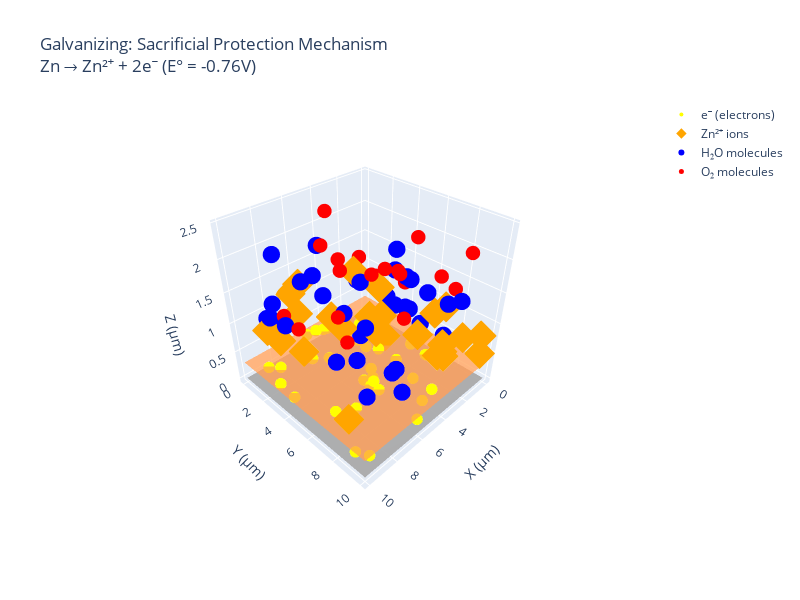
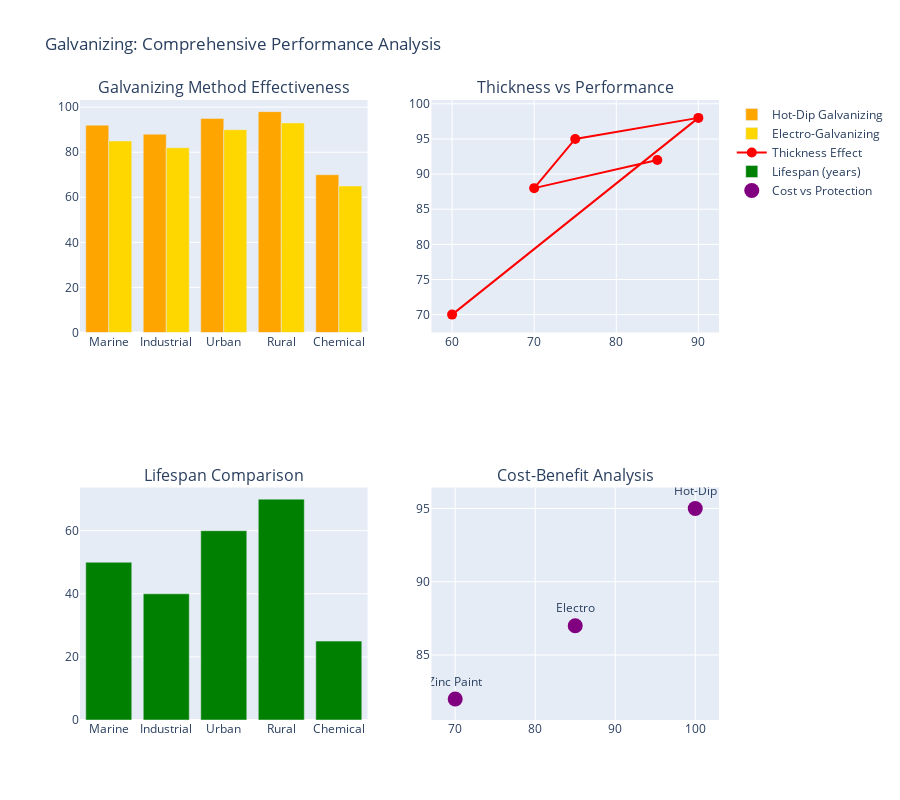
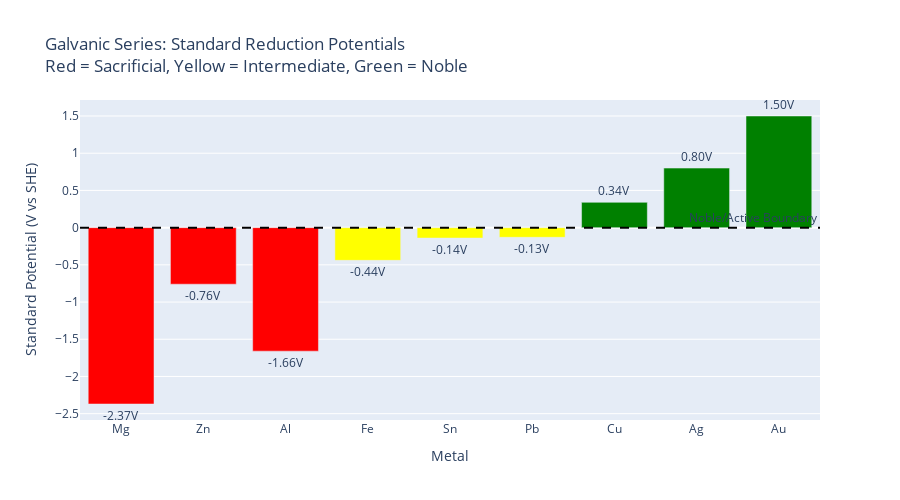

The notebook cell saved with these charts, in order:
### Code cell
# Cell 2: Galvanizing with Sacrificial Metals
import numpy as np
import matplotlib.pyplot as plt
import plotly.graph_objects as go
from plotly.subplots import make_subplots
import pandas as pd

# Galvanizing 3D Visualization
def create_galvanizing_3d():
    fig = go.Figure()
    
    # Steel substrate
    x_steel = np.linspace(0, 10, 15)
    y_steel = np.linspace(0, 10, 15)
    X_steel, Y_steel = np.meshgrid(x_steel, y_steel)
    Z_steel = np.zeros_like(X_steel)
    
    # Zinc coating layer
    Z_zinc = np.ones_like(X_steel) * 0.3
    
    # Add steel substrate
    fig.add_trace(go.Surface(
        x=X_steel, y=Y_steel, z=Z_steel,
        colorscale='greys', name='Steel Substrate',
        showscale=False, opacity=0.9
    ))
    
    # Add zinc coating
    fig.add_trace(go.Surface(
        x=X_steel, y=Y_steel, z=Z_zinc,
        colorscale='YlOrRd', name='Zinc Coating',
        showscale=False, opacity=0.7
    ))
    
    # Add electrons flowing from zinc to steel (sacrificial protection)
    n_electrons = 40
    electron_x = np.random.uniform(0, 10, n_electrons)
    electron_y = np.random.uniform(0, 10, n_electrons)
    electron_z = np.random.uniform(0.1, 0.4, n_electrons)
    
    fig.add_trace(go.Scatter3d(
        x=electron_x, y=electron_y, z=electron_z,
        mode='markers',
        marker=dict(size=4, color='yellow', symbol='circle'),
        name='e⁻ (electrons)'
    ))
    
    # Add Zn2+ ions (corrosion products)
    n_zn_ions = 25
    zn_x = np.random.uniform(0, 10, n_zn_ions)
    zn_y = np.random.uniform(0, 10, n_zn_ions)
    zn_z = np.random.uniform(0.4, 1.5, n_zn_ions)
    
    fig.add_trace(go.Scatter3d(
        x=zn_x, y=zn_y, z=zn_z,
        mode='markers',
        marker=dict(size=8, color='orange', symbol='diamond'),
        name='Zn²⁺ ions'
    ))
    
    # Add water molecules
    n_water = 35
    water_x = np.random.uniform(0, 10, n_water)
    water_y = np.random.uniform(0, 10, n_water)
    water_z = np.random.uniform(0.5, 2, n_water)
    
    fig.add_trace(go.Scatter3d(
        x=water_x, y=water_y, z=water_z,
        mode='markers',
        marker=dict(size=6, color='blue', symbol='circle'),
        name='H₂O molecules'
    ))
    
    # Add oxygen molecules
    n_oxygen = 20
    oxygen_x = np.random.uniform(0, 10, n_oxygen)
    oxygen_y = np.random.uniform(0, 10, n_oxygen)
    oxygen_z = np.random.uniform(1, 2.5, n_oxygen)
    
    fig.add_trace(go.Scatter3d(
        x=oxygen_x, y=oxygen_y, z=oxygen_z,
        mode='markers',
        marker=dict(size=5, color='red', symbol='circle'),
        name='O₂ molecules'
    ))
    
    fig.update_layout(
        title='Galvanizing: Sacrificial Protection Mechanism<br>Zn → Zn²⁺ + 2e⁻ (E° = -0.76V)',
        scene=dict(
            xaxis_title='X (μm)',
            yaxis_title='Y (μm)',
            zaxis_title='Z (μm)',
            camera=dict(eye=dict(x=1.5, y=1.5, z=1.5))
        ),
        width=800, height=600
    )
    
    return fig

# Galvanizing Effectiveness Data
galvanizing_data = {
    'Environment': ['Marine', 'Industrial', 'Urban', 'Rural', 'Chemical'],
    'Hot_Dip_Galvanizing': [92, 88, 95, 98, 70],  # % protection
    'Electro_Galvanizing': [85, 82, 90, 93, 65],
    'Zinc_Rich_Paint': [80, 78, 88, 90, 60],
    'Lifespan_Years': [50, 40, 60, 70, 25],
    'Coating_Thickness_microns': [85, 70, 75, 90, 60]
}

def plot_galvanizing_effectiveness():
    df = pd.DataFrame(galvanizing_data)
    
    fig = make_subplots(
        rows=2, cols=2,
        subplot_titles=('Galvanizing Method Effectiveness', 
                       'Thickness vs Performance',
                       'Lifespan Comparison',
                       'Cost-Benefit Analysis'),
        specs=[[{"secondary_y": False}, {"secondary_y": False}],
               [{"secondary_y": False}, {"secondary_y": False}]]
    )
    
    # Plot 1: Method effectiveness
    fig.add_trace(go.Bar(x=df['Environment'], y=df['Hot_Dip_Galvanizing'], 
                        name='Hot-Dip Galvanizing', marker_color='orange'), row=1, col=1)
    fig.add_trace(go.Bar(x=df['Environment'], y=df['Electro_Galvanizing'], 
                        name='Electro-Galvanizing', marker_color='gold'), row=1, col=1)
    
    # Plot 2: Thickness vs Performance
    fig.add_trace(go.Scatter(x=df['Coating_Thickness_microns'], y=df['Hot_Dip_Galvanizing'], 
                            mode='markers+lines', name='Thickness Effect',
                            marker=dict(size=10, color='red')), row=1, col=2)
    
    # Plot 3: Lifespan comparison
    fig.add_trace(go.Bar(x=df['Environment'], y=df['Lifespan_Years'], 
                        name='Lifespan (years)', marker_color='green'), row=2, col=1)
    
    # Plot 4: Cost-benefit (synthetic data based on research)
    cost_index = [100, 85, 70]  # Relative cost
    protection_level = [95, 87, 82]  # Average protection
    methods = ['Hot-Dip', 'Electro', 'Zinc Paint']
    
    fig.add_trace(go.Scatter(x=cost_index, y=protection_level, 
                            mode='markers+text', text=methods,
                            textposition="top center", 
                            marker=dict(size=15, color='purple'),
                            name='Cost vs Protection'), row=2, col=2)
    
    fig.update_layout(height=800, title_text="Galvanizing: Comprehensive Performance Analysis")
    return fig

# Electrochemical potential comparison
def plot_galvanic_series():
    metals = ['Mg', 'Zn', 'Al', 'Fe', 'Sn', 'Pb', 'Cu', 'Ag', 'Au']
    potentials = [-2.37, -0.76, -1.66, -0.44, -0.14, -0.13, 0.34, 0.80, 1.50]  # Standard potentials vs SHE
    
    fig = go.Figure()
    
    # Create color scale based on nobility
    colors = ['red' if p < -0.5 else 'yellow' if p < 0 else 'green' for p in potentials]
    
    fig.add_trace(go.Bar(
        x=metals, y=potentials,
        marker_color=colors,
        text=[f'{p:.2f}V' for p in potentials],
        textposition='outside'
    ))
    
    fig.update_layout(
        title='Galvanic Series: Standard Reduction Potentials<br>Red = Sacrificial, Yellow = Intermediate, Green = Noble',
        xaxis_title='Metal',
        yaxis_title='Standard Potential (V vs SHE)',
        height=500
    )
    
    # Add horizontal line at zero
    fig.add_hline(y=0, line_dash="dash", line_color="black", 
                  annotation_text="Noble/Active Boundary")
    
    return fig

# Display results
galvanizing_3d = create_galvanizing_3d()
galvanizing_effectiveness = plot_galvanizing_effectiveness()
galvanic_series = plot_galvanic_series()

galvanizing_3d.show()
galvanizing_effectiveness.show()
galvanic_series.show()

### Figure 1 — Plotly figure (JSON) as saved in the notebook; plotly's stock layout.template omitted (floating-point values rounded to 4 significant figures; data arrays with more than 128 entries replaced by an {"elided": "..."} marker saying what was removed)
{"data": [{"colorscale": [[0, "rgb(255,255,255)"], [0.125, "rgb(240,240,240)"], [0.25, "rgb(217,217,217)"], [0.375, "rgb(189,189,189)"], [0.5, "rgb(150,150,150)"], [0.625, "rgb(115,115,115)"], [0.75, "rgb(82,82,82)"], [0.875, "rgb(37,37,37)"], [1, "rgb(0,0,0)"]], "name": "Steel Substrate", "opacity": 0.9, "showscale": false, "type": "surface", "x": {"elided": "15x15 float values"}, "y": {"elided": "15x15 float values"}, "z": {"elided": "15x15 float values"}}, {"colorscale": [[0, "rgb(255,255,204)"], [0.125, "rgb(255,237,160)"], [0.25, "rgb(254,217,118)"], [0.375, "rgb(254,178,76)"], [0.5, "rgb(253,141,60)"], [0.625, "rgb(252,78,42)"], [0.75, "rgb(227,26,28)"], [0.875, "rgb(189,0,38)"], [1, "rgb(128,0,38)"]], "name": "Zinc Coating", "opacity": 0.7, "showscale": false, "type": "surface", "x": {"elided": "15x15 float values"}, "y": {"elided": "15x15 float values"}, "z": {"elided": "15x15 float values"}}, {"marker": {"color": "yellow", "size": 4, "symbol": "circle"}, "mode": "markers", "name": "e⁻ (electrons)", "type": "scatter3d", "x": [6.061, 3.399, 3.643, 6.083, 4.65, 4.545, 2.133, 9.673, 1.59, 6.0, 0.9315, 1.2, 9.215, 3.765, 2.859, 3.372, 5.933, 1.9, 9.52, 9.202, 3.596, 9.065, 5.055, 9.594, 4.712, 3.361, 8.814, 6.043, 1.227, 6.955, 6.002, 4.13, 3.154, 2.146, 7.471, 5.221, 1.989, 5.576, 0.4999, 7.936], "y": [6.722, 2.914, 7.55, 6.509, 0.8619, 5.047, 3.067, 3.052, 5.603, 9.848, 0.8039, 2.79, 9.528, 0.1701, 2.346, 3.434, 5.833, 7.007, 8.825, 1.279, 4.735, 6.921, 5.676, 4.135, 9.126, 5.974, 1.925, 7.121, 3.046, 2.549, 2.955, 9.274, 2.451, 3.573, 0.6637, 0.8363, 2.041, 0.3205, 0.8673, 7.272], "z": [0.3897, 0.3965, 0.1876, 0.27, 0.3072, 0.1222, 0.1753, 0.3338, 0.2507, 0.2244, 0.1322, 0.3437, 0.1322, 0.1223, 0.3728, 0.1441, 0.2455, 0.2903, 0.1164, 0.2825, 0.3174, 0.3931, 0.1327, 0.2525, 0.2101, 0.2594, 0.3244, 0.2972, 0.2735, 0.3027, 0.2382, 0.3443, 0.107, 0.3046, 0.3979, 0.3568, 0.3048, 0.2548, 0.1088, 0.3146]}, {"marker": {"color": "orange", "size": 8, "symbol": "diamond"}, "mode": "markers", "name": "Zn²⁺ ions", "type": "scatter3d", "x": [0.635, 3.553, 6.473, 0.4902, 1.249, 4.009, 3.166, 2.767, 7.837, 9.642, 4.736, 7.981, 4.44, 3.028, 9.395, 1.907, 2.314, 0.7247, 5.445, 3.901, 2.817, 2.692, 6.373, 3.132, 9.549], "y": [7.247, 9.254, 0.2368, 9.688, 6.932, 4.898, 7.274, 4.491, 0.7452, 2.393, 5.066, 2.887, 1.459, 8.919, 8.265, 9.389, 3.735, 9.905, 3.604, 9.227, 3.971, 8.794, 0.9173, 2.137, 5.314], "z": [1.028, 1.034, 1.117, 0.8172, 0.9545, 0.7194, 0.8745, 0.4186, 0.5084, 1.158, 1.106, 1.279, 0.6014, 0.7881, 0.5677, 0.9406, 0.6412, 0.5665, 0.7994, 0.8999, 1.235, 0.6416, 1.342, 1.344, 1.217]}, {"marker": {"color": "blue", "size": 6, "symbol": "circle"}, "mode": "markers", "name": "H₂O molecules", "type": "scatter3d", "x": [1.167, 7.749, 6.451, 9.109, 1.911, 1.923, 5.437, 1.723, 1.15, 9.318, 6.317, 5.111, 8.19, 4.623, 1.438, 1.521, 5.651, 7.742, 5.621, 8.394, 6.531, 5.181, 6.077, 3.638, 7.476, 1.859, 9.304, 1.522, 6.343, 0.3704, 1.389, 1.164, 7.613, 2.142, 7.264], "y": [3.093, 0.5677, 1.307, 3.305, 4.355, 5.562, 7.501, 6.298, 4.597, 2.268, 8.508, 3.379, 0.1219, 4.252, 7.813, 4.918, 2.236, 2.853, 1.891, 8.514, 6.543, 4.798, 1.934, 9.385, 0.2933, 1.09, 2.632, 4.067, 9.005, 8.076, 3.976, 4.946, 7.032, 6.97, 5.043], "z": [0.7859, 0.7737, 1.431, 1.283, 1.466, 1.438, 0.5637, 0.7505, 1.298, 1.301, 0.9241, 0.9858, 0.8754, 0.6439, 0.6995, 0.846, 1.217, 1.24, 1.971, 0.8074, 1.333, 1.666, 1.557, 1.686, 1.859, 0.9409, 1.557, 1.733, 0.6217, 1.185, 0.7558, 0.7743, 1.041, 1.405, 0.6584]}, {"marker": {"color": "red", "size": 5, "symbol": "circle"}, "mode": "markers", "name": "O₂ molecules", "type": "scatter3d", "x": [0.1939, 1.486, 2.231, 8.792, 2.625, 1.066, 7.006, 6.288, 9.499, 0.5217, 4.023, 6.803, 7.737, 0.4609, 6.867, 3.47, 4.503, 5.659, 8.889, 2.612], "y": [7.463, 0.9221, 3.09, 7.641, 6.441, 4.434, 8.966, 8.464, 4.968, 6.644, 0.8126, 9.249, 5.863, 8.414, 3.749, 4.972, 2.468, 6.087, 2.94, 0.1856], "z": [1.3, 1.299, 1.27, 1.574, 2.23, 1.176, 2.456, 2.29, 1.498, 1.452, 2.251, 1.856, 1.563, 1.987, 2.256, 1.706, 1.526, 1.966, 1.361, 1.294]}], "layout": {"height": 600, "scene": {"camera": {"eye": {"x": 1.5, "y": 1.5, "z": 1.5}}, "xaxis": {"title": {"text": "X (μm)"}}, "yaxis": {"title": {"text": "Y (μm)"}}, "zaxis": {"title": {"text": "Z (μm)"}}}, "title": {"text": "Galvanizing: Sacrificial Protection Mechanism<br>Zn → Zn²⁺ + 2e⁻ (E° = -0.76V)"}, "width": 800}}

### Figure 2 — Plotly figure (JSON) as saved in the notebook; plotly's stock layout.template omitted (floating-point values rounded to 4 significant figures)
{"data": [{"marker": {"color": "orange"}, "name": "Hot-Dip Galvanizing", "type": "bar", "x": ["Marine", "Industrial", "Urban", "Rural", "Chemical"], "xaxis": "x", "y": [92, 88, 95, 98, 70], "yaxis": "y"}, {"marker": {"color": "gold"}, "name": "Electro-Galvanizing", "type": "bar", "x": ["Marine", "Industrial", "Urban", "Rural", "Chemical"], "xaxis": "x", "y": [85, 82, 90, 93, 65], "yaxis": "y"}, {"marker": {"color": "red", "size": 10}, "mode": "markers+lines", "name": "Thickness Effect", "type": "scatter", "x": [85, 70, 75, 90, 60], "xaxis": "x2", "y": [92, 88, 95, 98, 70], "yaxis": "y2"}, {"marker": {"color": "green"}, "name": "Lifespan (years)", "type": "bar", "x": ["Marine", "Industrial", "Urban", "Rural", "Chemical"], "xaxis": "x3", "y": [50, 40, 60, 70, 25], "yaxis": "y3"}, {"marker": {"color": "purple", "size": 15}, "mode": "markers+text", "name": "Cost vs Protection", "text": ["Hot-Dip", "Electro", "Zinc Paint"], "textposition": "top center", "type": "scatter", "x": [100, 85, 70], "xaxis": "x4", "y": [95, 87, 82], "yaxis": "y4"}], "layout": {"annotations": [{"font": {"size": 16}, "showarrow": false, "text": "Galvanizing Method Effectiveness", "x": 0.225, "xanchor": "center", "xref": "paper", "y": 1, "yanchor": "bottom", "yref": "paper"}, {"font": {"size": 16}, "showarrow": false, "text": "Thickness vs Performance", "x": 0.775, "xanchor": "center", "xref": "paper", "y": 1, "yanchor": "bottom", "yref": "paper"}, {"font": {"size": 16}, "showarrow": false, "text": "Lifespan Comparison", "x": 0.225, "xanchor": "center", "xref": "paper", "y": 0.375, "yanchor": "bottom", "yref": "paper"}, {"font": {"size": 16}, "showarrow": false, "text": "Cost-Benefit Analysis", "x": 0.775, "xanchor": "center", "xref": "paper", "y": 0.375, "yanchor": "bottom", "yref": "paper"}], "height": 800, "title": {"text": "Galvanizing: Comprehensive Performance Analysis"}, "xaxis": {"anchor": "y", "domain": [0, 0.45]}, "xaxis2": {"anchor": "y2", "domain": [0.55, 1]}, "xaxis3": {"anchor": "y3", "domain": [0, 0.45]}, "xaxis4": {"anchor": "y4", "domain": [0.55, 1]}, "yaxis": {"anchor": "x", "domain": [0.625, 1]}, "yaxis2": {"anchor": "x2", "domain": [0.625, 1]}, "yaxis3": {"anchor": "x3", "domain": [0, 0.375]}, "yaxis4": {"anchor": "x4", "domain": [0, 0.375]}}}

### Figure 3 — Plotly figure (JSON) as saved in the notebook; plotly's stock layout.template omitted (floating-point values rounded to 4 significant figures)
{"data": [{"marker": {"color": ["red", "red", "red", "yellow", "yellow", "yellow", "green", "green", "green"]}, "text": ["-2.37V", "-0.76V", "-1.66V", "-0.44V", "-0.14V", "-0.13V", "0.34V", "0.80V", "1.50V"], "textposition": "outside", "type": "bar", "x": ["Mg", "Zn", "Al", "Fe", "Sn", "Pb", "Cu", "Ag", "Au"], "y": [-2.37, -0.76, -1.66, -0.44, -0.14, -0.13, 0.34, 0.8, 1.5]}], "layout": {"annotations": [{"showarrow": false, "text": "Noble/Active Boundary", "x": 1, "xanchor": "right", "xref": "x domain", "y": 0, "yanchor": "bottom", "yref": "y"}], "height": 500, "shapes": [{"line": {"color": "black", "dash": "dash"}, "type": "line", "x0": 0, "x1": 1, "xref": "x domain", "y0": 0, "y1": 0, "yref": "y"}], "title": {"text": "Galvanic Series: Standard Reduction Potentials<br>Red = Sacrificial, Yellow = Intermediate, Green = Noble"}, "xaxis": {"title": {"text": "Metal"}}, "yaxis": {"title": {"text": "Standard Potential (V vs SHE)"}}}}
